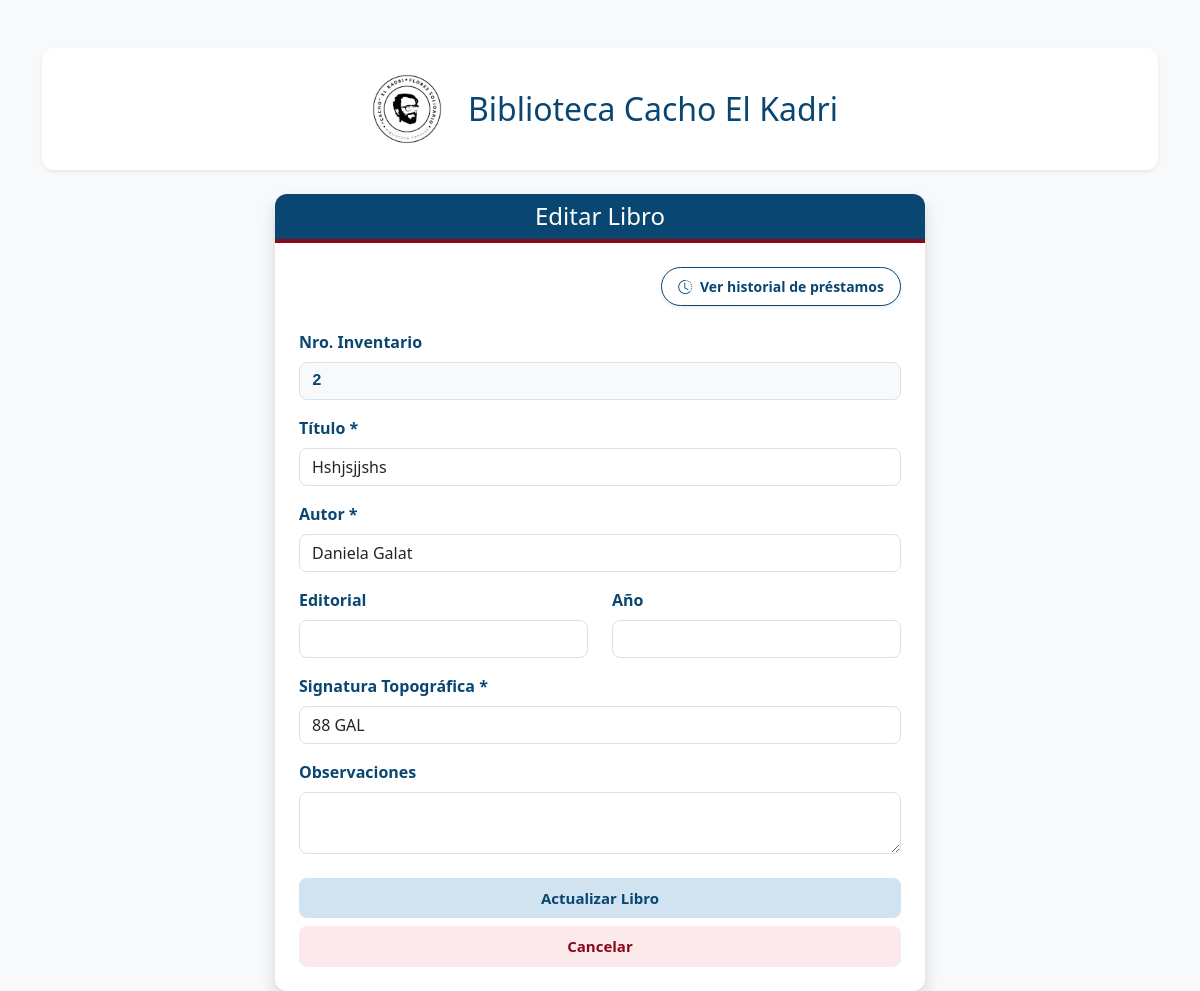
/editar/2 (signed in), run on the app's committed database.
### tables this page shows
CREATE TABLE Ejemplares (
            nro_inventario INTEGER PRIMARY KEY,
            mfn_vinculado INTEGER,
            signatura_topografica TEXT NOT NULL,
            observaciones TEXT,
            FOREIGN KEY (mfn_vinculado) REFERENCES Obras (mfn)
        );

CREATE TABLE Obras (
            mfn INTEGER PRIMARY KEY AUTOINCREMENT,
            titulo TEXT NOT NULL,
            autor TEXT NOT NULL,
            editorial TEXT,
            anio TEXT
        );

### app.py (the view)
@app.route('/editar/<int:nro_inventario>')
def editar_libro(nro_inventario):
    if not session.get('admin'):
        return redirect('/')
    conexion = sqlite3.connect("biblioteca.db")
    cursor = conexion.cursor()
    cursor.execute('''
        SELECT e.nro_inventario, o.titulo, o.autor, o.editorial, o.anio, e.signatura_topografica, e.observaciones
        FROM Ejemplares e
        JOIN Obras o ON e.mfn_vinculado = o.mfn
        WHERE e.nro_inventario = ?
    ''', (nro_inventario,))
    libro_a_editar = cursor.fetchone()
    conexion.close()
    return render_template('editar_libro.html', libro=libro_a_editar)

### templates/editar_libro.html (shortened to what this page needs)
<!DOCTYPE html>
<html lang="es">
<head>
    <link href="https://cdn.jsdelivr.net/npm/bootstrap@5.3.0/dist/css/bootstrap.min.css" rel="stylesheet">
    <link rel="stylesheet" href="https://cdn.jsdelivr.net/npm/bootstrap-icons@1.11.3/font/bootstrap-icons.min.css">
</head>
<body class="bg-light">
    <div class="container mt-5">
        <div class="d-flex justify-content-center align-items-center mb-4 p-3 bg-white rounded shadow-sm border-0" style="border-radius: 12px !important;">
            <div class="d-flex align-items-center">
                <img src="{{ url_for('static', filename='img/logo.png') }}" alt="Logo Flores Solidario" class="me-3" style="height: 90px; width: auto;">
                <h1 class="h2 m-0">Biblioteca Cacho El Kadri</h1>
            </div>
        </div>
        <div class="card shadow mx-auto" style="max-width: 650px;">
            <div class="card-header text-white text-center" style="background-color: #094672; border-bottom: 4px solid #88091a;">
                <h4 class="mb-0 font-weight-bold">Editar Libro</h4>
            </div>
            <div class="card-body p-4">
                <div class="text-end mb-4">
                    <a href="/historial_libro/{{ libro[0] }}" class="btn btn-historial shadow-sm px-3 py-2">
                        <i class="bi bi-clock-history me-1"></i> Ver historial de préstamos
                    </a>
                </div>
                <form action="/actualizar/{{ libro[0] }}" method="POST">
                    <div class="mb-3">
                        <label class="form-label fw-bold">Nro. Inventario</label>
                        <input type="number" name="nro_inventario" class="form-control bg-light" value="{{ libro[0] }}" readonly style="color: #094672; font-family: monospace; font-size: 16px; font-weight: bold;">
                    </div>
                    <div class="mb-3">
                        <label class="form-label fw-bold">Título *</label>
                        <input type="text" name="titulo" class="form-control" value="{{ libro[1] }}" required>
                    </div>
                    <div class="mb-3">
                        <label class="form-label fw-bold">Autor *</label>
                        <input type="text" name="autor" class="form-control" value="{{ libro[2] }}" required>
                    </div>
                    <div class="row">
                        <div class="col-md-6 mb-3">
                            <label class="form-label fw-bold">Editorial</label>
                            <input type="text" name="editorial" class="form-control" value="{{ libro[3] if libro[3] else '' }}">
                        </div>
                        <div class="col-md-6 mb-3">
                            <label class="form-label fw-bold">Año</label>
                            <input type="number" name="anio" class="form-control" value="{{ libro[4] if libro[4] else '' }}">
                        </div>
                    </div>
                    <div class="mb-3">
                        <label class="form-label fw-bold">Signatura Topográfica *</label>
                        <input type="text" name="signatura" class="form-control" value="{{ libro[5] }}" required>
                    </div>
                    <div class="mb-4">
                        <label class="form-label fw-bold">Observaciones</label>
                        <textarea name="observaciones" class="form-control" rows="2">{{ libro[6] if libro[6] else '' }}</textarea>
                    </div>
                    <div class="d-grid gap-2">
                        <button type="submit" class="btn btn-success btn-lg">Actualizar Libro</button>
                        <a href="/" class="btn btn-outline-secondary btn-lg text-center">Cancelar</a>
                    </div>
                </form>
            </div>
        </div>
    </div>
</body>
</html>

### templates/editar_libro.html (style rules this page uses)
body { background-color: #f4f7f9 !important; }
h1, h2, h5, .card-title { color: #094672 !important; font-weight: 700; }
.btn { border-radius: 8px !important; font-weight: bold !important; font-size: 15px !important; text-decoration: none !important; border: 1px solid transparent !important; transition: all 0.2s; }
.btn-success { background-color: #d1e3f0 !important; color: #094672 !important; }
.btn-outline-secondary { background-color: #fbe9eb !important; color: #88091a !important; }
.btn-historial { background-color: white !important; color: #094672 !important; border: 1px solid #094672 !important; border-radius: 20px !important; font-size: 14px !important; }
.card { border: none !important; border-radius: 12px !important; overflow: hidden; }
.form-control { border-radius: 8px !important; border: 1px solid #d1e3f0; }
.form-label { color: #094672 !important; }

### data on the page
Ejemplares: nro_inventario "2", signatura "88 GAL"
Obras: titulo "Hshjsjjshs", autor "Daniela Galat"
